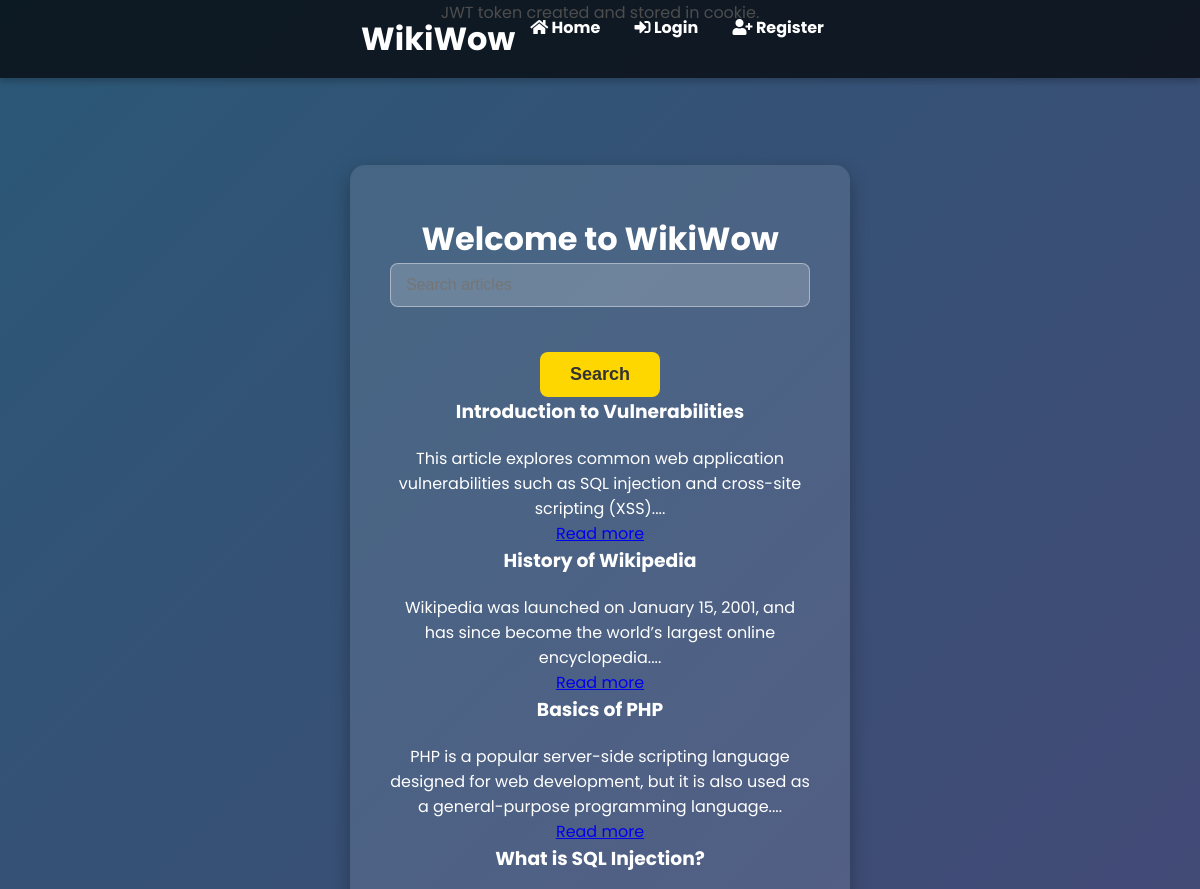
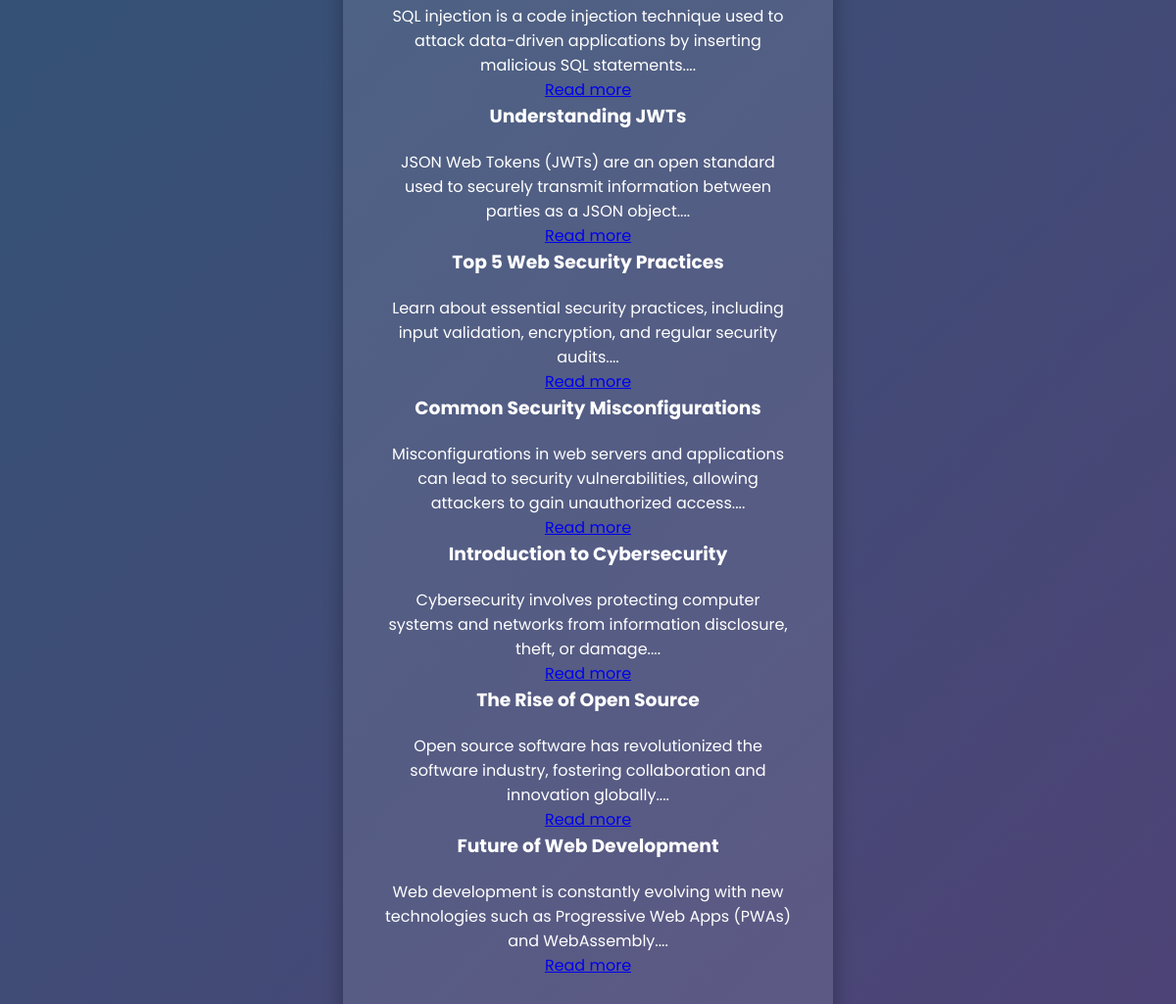
The page / on the database its author committed (2 pictures, top to bottom).
### tables this page shows
CREATE TABLE articles (
    id INT AUTO_INCREMENT PRIMARY KEY,
    title VARCHAR(255) NOT NULL,
    content TEXT NOT NULL
);

### index.php (the view, shortened to what this page needs)
<?php
include('config.php');
$search = isset($_GET['search']) ? '%' . $_GET['search'] . '%' : '%';
$stmt = $conn->prepare("SELECT * FROM articles WHERE title LIKE ?");
$stmt->bind_param("s", $search);
$stmt->execute();
$result = $stmt->get_result();
$is_logged_in = isset($_SESSION['token']) && verify_jwt($_SESSION['token']);
$username = $is_logged_in ? decode_payload($_SESSION['token'])['username'] : null;
?>
<!DOCTYPE html>
<html lang="en">
<head>
    <link href="https://cdnjs.cloudflare.com/ajax/libs/font-awesome/5.15.4/css/all.min.css" rel="stylesheet">
    <link rel="stylesheet" href="css/style.css">
</head>
<body>
    <header>
        <div class="navbar">
            <h1 class="logo">WikiWow</h1>
            <nav class="nav-links">
                <a href="index.php"><i class="fas fa-home"></i> Home</a>
                <?php if ($is_logged_in): ?>
                    <a href="profile.php"><i class="fas fa-user"></i> My Profile</a>
                    <a href="logout.php"><i class="fas fa-sign-out-alt"></i> Logout</a>
                <?php else: ?>
                    <a href="login.php"><i class="fas fa-sign-in-alt"></i> Login</a>
                    <a href="register.php"><i class="fas fa-user-plus"></i> Register</a>
                <?php endif; ?>
            </nav>
        </div>
    </header>
    <div class="container">
        <?php if ($is_logged_in): ?>
            <h1>Welcome, <?php echo htmlspecialchars($username); ?>!</h1>
        <?php else: ?>
            <h1>Welcome to WikiWow</h1>
        <?php endif; ?>
        <form method="GET" action="index.php">
            <input type="text" name="search"
                value="<?php echo isset($_GET['search']) ? htmlspecialchars($_GET['search']) : ''; ?>"
                placeholder="Search articles">
            <button class="button" type="submit">Search</button>
        </form>
        <div class="articles">
            <?php while ($row = $result->fetch_assoc()): ?>
                <div class="article">
                    <h3><?php echo htmlspecialchars($row['title']); ?></h3>
                    <p>
                        <?php
                        $short_content = substr($row['content'], 0, 200);
                        echo htmlspecialchars($short_content) . '...';
                        ?>
                    </p>
                    <a href="read-more.php?id=<?php echo $row['id']; ?>" class="read-more">Read more</a>
                </div>
            <?php endwhile; ?>
        </div>
    </div>
</body>
</html>

### css/style.css (style rules this page uses)
* { margin: 0; padding: 0; box-sizing: border-box; }
body { font-family: 'Poppins', Arial, sans-serif; background: linear-gradient(135deg, #2b5876, #4e4376); color: #ffffff; display: flex; flex-direction: column; align-items: center; justify-content: flex-start; min-height: 100vh; }
.navbar { width: 100%; background: rgba(0, 0, 0, 0.7); padding: 15px 20px; display: flex; justify-content: center; box-shadow: 0 4px 6px rgba(0, 0, 0, 0.2); position: fixed; top: 0; left: 0; z-index: 1000; }
.nav-links a { color: #ffffff; text-decoration: none; margin: 0 15px; font-size: 16px; font-weight: bold; transition: all 0.3s ease; }
.container { background: rgba(255, 255, 255, 0.1); padding: 50px 40px; border-radius: 15px; box-shadow: 0 8px 20px rgba(0, 0, 0, 0.3); max-width: 500px; width: 90%; text-align: center; margin-top: 140px; }
form input[type="text"], form input[type="password"] { width: 100%; padding: 12px 15px; margin-bottom: 25px; border: 1px solid rgba(255, 255, 255, 0.4); border-radius: 8px; background: rgba(255, 255, 255, 0.2); color: #ffffff; font-size: 16px; transition: border-color 0.3s ease; }
.button { background: #ffd700; color: #333; font-weight: bold; font-size: 18px; border: none; padding: 12px 30px; border-radius: 8px; cursor: pointer; transition: all 0.3s ease; margin-top: 20px; }
.container p { font-size: 16px; color: #ffffff; margin-top: 20px; }

### rows shown on the page
articles: title "Introduction to Vulnerabilities", content "This article explores common web application vulnerabilities such as SQL injection and cross-site scripting (XSS)."
articles: title "History of Wikipedia", content "Wikipedia was launched on January 15, 2001, and has since become the world’s largest online encyclopedia."
articles: title "Basics of PHP", content "PHP is a popular server-side scripting language designed for web development, but it is also used as a general-purpose programming language."
articles: title "What is SQL Injection?", content "SQL injection is a code injection technique used to attack data-driven applications by inserting malicious SQL statements."
articles: title "Understanding JWTs", content "JSON Web Tokens (JWTs) are an open standard used to securely transmit information between parties as a JSON object."
articles: title "Top 5 Web Security Practices", content "Learn about essential security practices, including input validation, encryption, and regular security audits."
articles: title "Common Security Misconfigurations", content "Misconfigurations in web servers and applications can lead to security vulnerabilities, allowing attackers to gain unauthorized access."
articles: title "Introduction to Cybersecurity", content "Cybersecurity involves protecting computer systems and networks from information disclosure, theft, or damage."
articles: title "The Rise of Open Source", content "Open source software has revolutionized the software industry, fostering collaboration and innovation globally."
articles: title "Future of Web Development", content "Web development is constantly evolving with new technologies such as Progressive Web Apps (PWAs) and WebAssembly."
